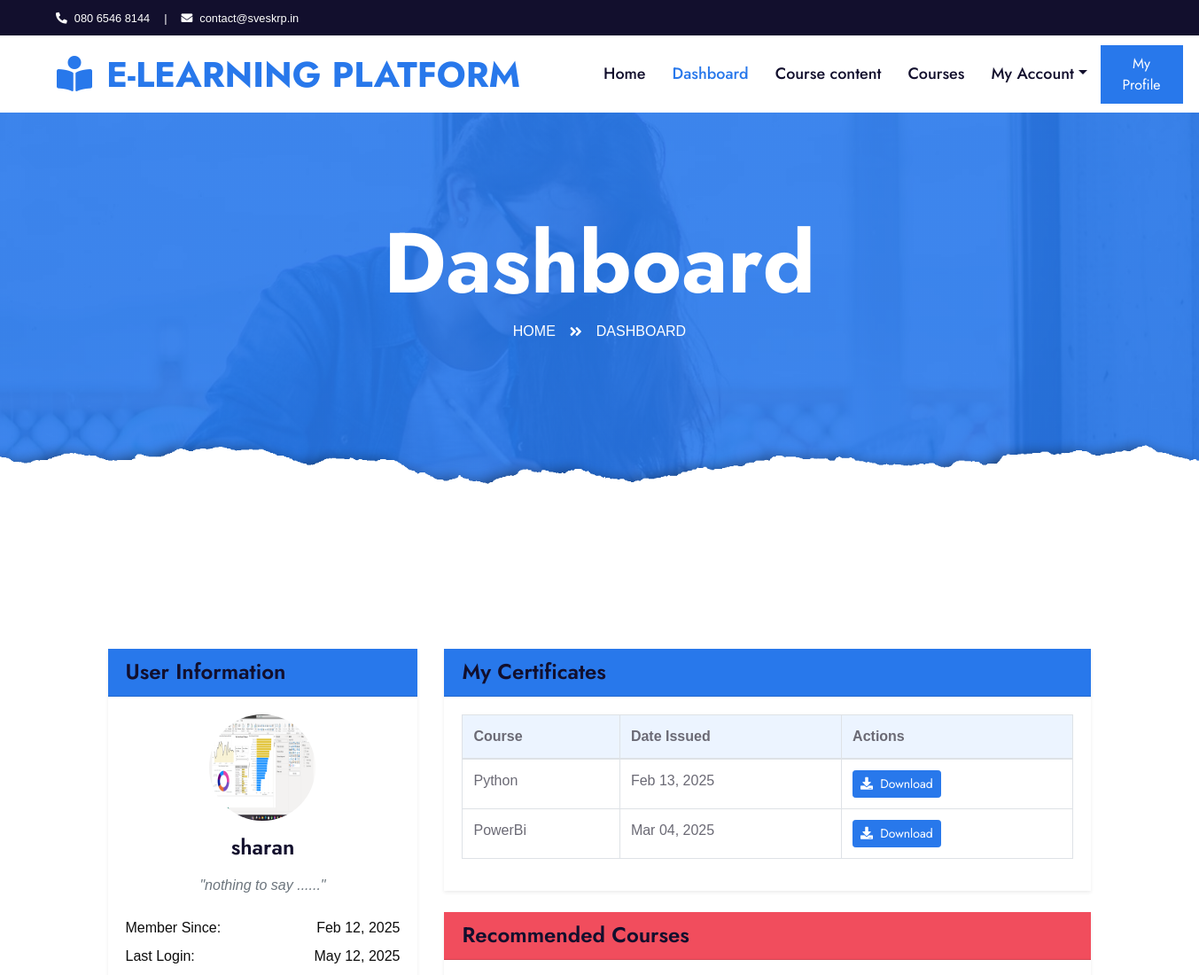
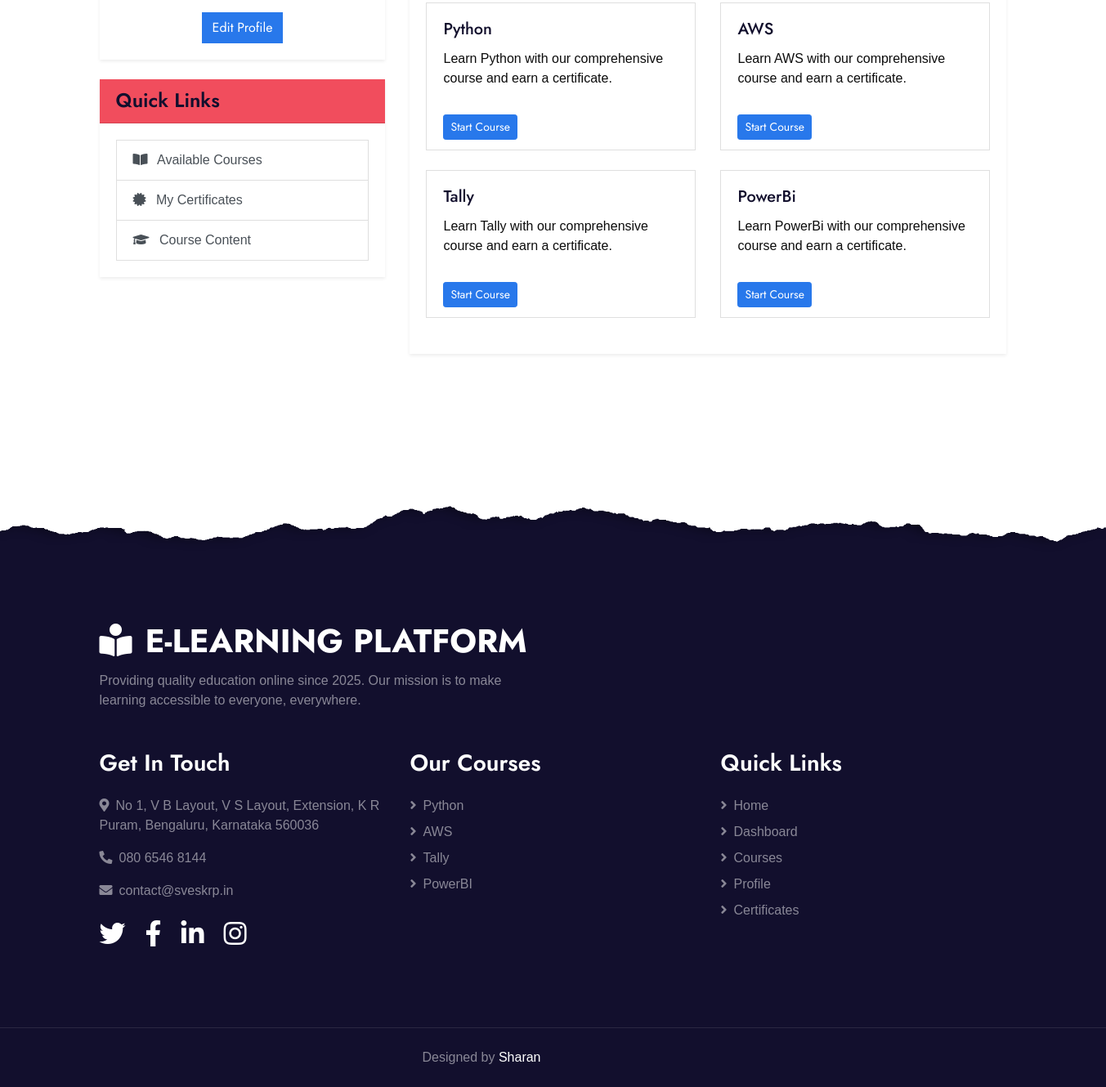
The page /dashboard/ (signed in) on the database its author committed (2 pictures, top to bottom).
### certificate/models.py (models this page shows, shortened)
class UserProfile(models.Model):
    user = models.OneToOneField(User, on_delete=models.CASCADE)
    profile_picture = models.ImageField(upload_to='profile_pics/', default='default.jpg')
    bio = models.TextField(blank=True, null=True)

class Certificate(models.Model):
    user = models.ForeignKey(User, on_delete=models.CASCADE)
    category = models.ForeignKey(Category, on_delete=models.CASCADE)
    date_issued = models.DateTimeField(auto_now_add=True)

class Category(models.Model):
    CATEGORY_CHOICES = (
        ('Python', 'Python'),
        ('AWS', 'AWS'),
        ('Tally', 'Tally'),
    )
    name = models.CharField(max_length=50, choices=CATEGORY_CHOICES, unique=True, default='Python')
    class Meta:
        verbose_name_plural = "Categories"

### certificate/views.py (the view)
# urls.py: path('dashboard/', views.dashboard, name='dashboard'),
@login_required_with_popup
def dashboard(request):
    user = request.user
    profile, created = UserProfile.objects.get_or_create(user=user)
    certificates = Certificate.objects.filter(user=user).select_related('category')
    categories = Category.objects.all()
    return render(request, 'dashboard.html', {
        'certificates': certificates,
        'user': user,
        'profile': profile,
        'categories': categories
    })

### certificate/templates/dashboard.html (shortened to what this page needs)
{% extends 'base.html' %}
{% load static %}
{% block content %}
<div class="jumbotron jumbotron-fluid page-header position-relative overlay-bottom" style="margin-bottom: 90px;">
    <div class="container text-center py-5">
        <h1 class="text-white display-1">Dashboard</h1>
        <div class="d-inline-flex text-white mb-5">
            <p class="m-0 text-uppercase"><a class="text-white" href="{% url 'home' %}">Home</a></p>
            <i class="fa fa-angle-double-right pt-1 px-3"></i>
            <p class="m-0 text-uppercase">Dashboard</p>
        </div>
    </div>
</div>
<div class="container-fluid py-5">
    <div class="container py-5">
        <div class="row">
            <div class="col-lg-4 mb-4">
                <div class="card border-0 shadow-sm mb-4">
                    <div class="card-header bg-primary text-white">
                        <h4 class="m-0">User Information</h4>
                    </div>
                    <div class="card-body">
                        <div class="text-center mb-4">
                            {% if profile and profile.profile_picture %}
                                <img src="{{ profile.profile_picture.url }}" class="rounded-circle mb-3" width="120" height="120" alt="Profile Picture">
                            {% else %}
                                <i class="fa fa-user-circle fa-5x text-primary mb-3"></i>
                            {% endif %}
                            <h4>{{ user.username }}</h4>
                            {% if profile.bio %}
                                <div class="mt-2">
                                    <p class="text-muted font-italic">"{{ profile.bio }}"</p>
                                </div>
                            {% endif %}
                        </div>
                        <div class="d-flex justify-content-between mb-2">
                            <span>Member Since:</span>
                            <span>{{ user.date_joined|date:"M d, Y" }}</span>
                        </div>
                        <div class="d-flex justify-content-between mb-2">
                            <span>Last Login:</span>
                            <span>{{ user.last_login|date:"M d, Y" }}</span>
                        </div>
                        <div class="text-center mt-4">
                            <a href="{% url 'profile' %}" class="btn btn-primary">Edit Profile</a>
                        </div>
                    </div>
                </div>
                <div class="card border-0 shadow-sm">
                    <div class="card-header bg-secondary text-white">
                        <h4 class="m-0">Quick Links</h4>
                    </div>
                    <div class="card-body">
                        <div class="list-group">
                            <a href="{% url 'quiz_selection' %}" class="list-group-item list-group-item-action">
                                <i class="fa fa-book-open mr-2"></i> Available Courses
                            </a>
                            <a href="{% url 'certificate' %}" class="list-group-item list-group-item-action">
                                <i class="fa fa-certificate mr-2"></i> My Certificates
                            </a>
                            <a href="{% url 'courses:courses_list' %}" class="list-group-item list-group-item-action">
                                <i class="fa fa-graduation-cap mr-2"></i> Course Content
                            </a>
                        </div>
                    </div>
                </div>
            </div>
            <div class="col-lg-8">
                <div class="card border-0 shadow-sm mb-4">
                    <div class="card-header bg-primary text-white">
                        <h4 class="m-0">My Certificates</h4>
                    </div>
                    <div class="card-body">
                        {% if certificates %}
                            <div class="table-responsive">
                                <table class="table table-bordered">
                                    <thead class="bg-light">
                                        <tr>
                                            <th>Course</th>
                                            <th>Date Issued</th>
                                            <th>Actions</th>
                                        </tr>
                                    </thead>
                                    <tbody>
                                        {% for cert in certificates %}
                                            <tr>
                                                <td>{{ cert.category.name }}</td>
                                                <td>{{ cert.date_issued|date:"M d, Y" }}</td>
                                                <td>
                                                    <a href="{% url 'download_certificate' %}" class="btn btn-sm btn-primary">
                                                        <i class="fa fa-download mr-1"></i> Download
                                                    </a>
                                                </td>
                                            </tr>
                                        {% endfor %}
                                    </tbody>
                                </table>
                            </div>
                        {% endif %}
                    </div>
                </div>
                <div class="card border-0 shadow-sm">
                    <div class="card-header bg-secondary text-white">
                        <h4 class="m-0">Recommended Courses</h4>
                    </div>
                    <div class="card-body">
                        <div class="row">
                            {% for category in categories %}
                                <div class="col-md-6 mb-4">
                                    <div class="card h-100">
                                        <div class="card-body">
                                            <h5 class="card-title">{{ category.name }}</h5>
                                            <p class="card-text">Learn {{ category.name }} with our comprehensive course and earn a certificate.</p>
                                        </div>
                                        <div class="card-footer bg-white border-0">
                                            <a href="/courses/python-masterclass/" class="btn btn-primary btn-sm">Start Course</a>
                                        </div>
                                    </div>
                                </div>
                            {% empty %}
                                <div class="col-12">
                                    <div class="alert alert-info">
                                        <p class="mb-0">No courses available at the moment.</p>
                                    </div>
                                </div>
                            {% endfor %}
                        </div>
                    </div>
                </div>
            </div>
        </div>
    </div>
</div>
{% endblock %}

### rows shown on the page
UserProfile: profile_picture (picture), bio "nothing to say ......"
Certificate: category.name "Python", date_issued "Feb 13, 2025"
Certificate: category.name "PowerBi", date_issued "Mar 04, 2025"
Category: name "Python"
Category: name "AWS"
Category: name "Tally"
Category: name "PowerBi"

### other values the page prints
{{ user.username }} "sharan"
{{ user.date_joined|date:"M d, Y" }} "Feb 12, 2025"
{{ user.last_login|date:"M d, Y" }} "May 12, 2025"
